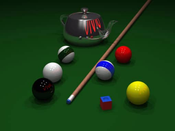
%> input picture excersiecs/alireza-k74/15/pool.png, 175 x 131 px, shrunk from 510 x 383 before the run
$ octave p13.m   (GNU Octave 9; MATLAB toolbox functions it lacks are replaced by stand-ins)
%> lines starting %> are read from the running program, lines starting %| are printed output that depends on the picture
img=imread('pool.png');
%> img is the input picture: size 131x175x3 uint8; mean R, G, B 27.2, 60.7, 23.3
[r c z]=size(img);
%> r = 131; c = 175; z = 3
if z~=1
    img=rgb2gray(img);
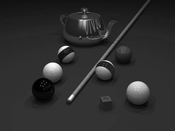
%> img: size 131x175 uint8; min 0, max 255, mean 46.3
end
F=[];
for ratio=0.01:0.01:0.1
    N=fix(r.*c.*ratio);
    g1=ceil(r.*rand(1,N));
    g2=ceil(c.*rand(1,N));
    imgout=img;
    for ii=1:N
        f=rand(1);
        if f>0.5
            imgout(g1(ii),g2(ii))=255;
        else
            imgout(g1(ii),g2(ii))=0;
        end
    end
    F=[F [ratio;mean(mean(imgout))]];
end
%> this loop made 10 passes
%> F on passes 1 to 5: [0.01; 47.02], [0.01 0.02; 47.02 48.05], [0.01 0.02 0.03; 47.02 48.05 48.8], [0.01 0.02 0.03 0.04; 47.02 48.05 48.8 49.59], [0.01 0.02 0.03 0.04 0.05; 47.02 48.05 48.8 49.59 50]
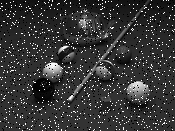
%> imgout: size 131x175 uint8; min 0, max 255, mean 53.6
%> after the loop, F = 10 columns, first 8: [0.01 0.02 0.03 0.04 0.05 0.06 0.07 0.08; 47.02 48.05 48.8 49.59 50 51.02 52.51 52.52]
F
